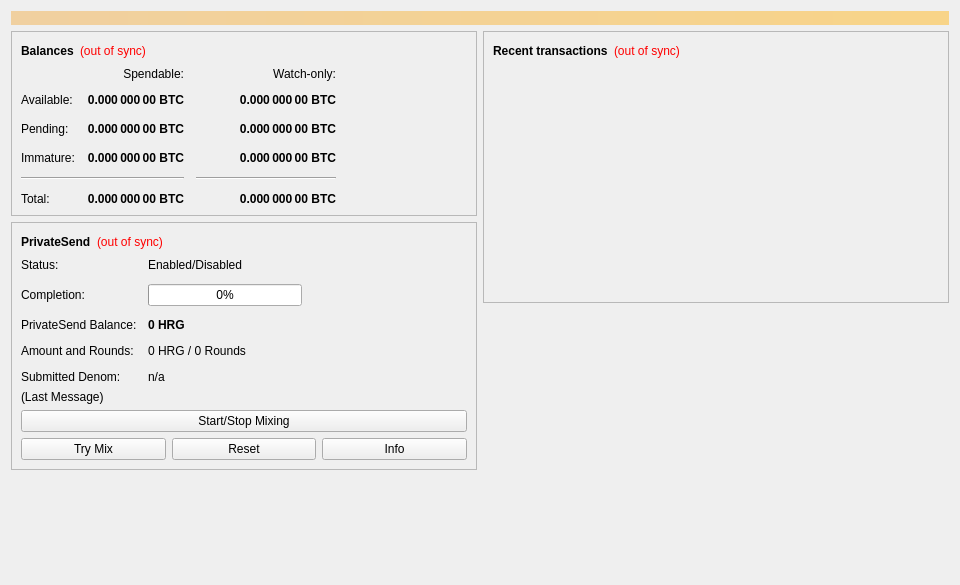
<?xml version="1.0" encoding="UTF-8"?>
<ui version="4.0">
 <class>OverviewPage</class>
 <widget class="QWidget" name="OverviewPage">
  <property name="geometry">
   <rect>
    <x>0</x>
    <y>0</y>
    <width>960</width>
    <height>585</height>
   </rect>
  </property>
  <property name="minimumSize">
   <size>
    <width>960</width>
    <height>0</height>
   </size>
  </property>
  <property name="windowTitle">
   <string>Form</string>
  </property>
  <layout class="QVBoxLayout" name="topLayout">
   <item>
    <widget class="QLabel" name="labelAlerts">
     <property name="visible">
      <bool>false</bool>
     </property>
     <property name="styleSheet">
      <string notr="true">QLabel { background-color: qlineargradient(x1: 0, y1: 0, x2: 1, y2: 0, stop:0 #F0D0A0, stop:1 #F8D488); color:#000000; }</string>
     </property>
     <property name="wordWrap">
      <bool>true</bool>
     </property>
     <property name="margin">
      <number>3</number>
     </property>
     <property name="textInteractionFlags">
      <set>Qt::TextSelectableByMouse</set>
     </property>
    </widget>
   </item>
   <item>
    <layout class="QHBoxLayout" name="horizontalLayout" stretch="1,1">
     <item>
      <layout class="QVBoxLayout" name="verticalLayout_2">
       <item>
        <widget class="QFrame" name="frame">
         <property name="frameShape">
          <enum>QFrame::StyledPanel</enum>
         </property>
         <property name="frameShadow">
          <enum>QFrame::Raised</enum>
         </property>
         <layout class="QVBoxLayout" name="verticalLayout_4">
          <item>
           <layout class="QHBoxLayout" name="horizontalLayout_4">
            <item>
             <widget class="QLabel" name="label_5">
              <property name="font">
               <font>
                <weight>75</weight>
                <bold>true</bold>
               </font>
              </property>
              <property name="text">
               <string>Balances</string>
              </property>
             </widget>
            </item>
            <item>
             <widget class="QLabel" name="labelWalletStatus">
              <property name="toolTip">
               <string>The displayed information may be out of date. Your wallet automatically synchronizes with the HrGold network after a connection is established, but this process has not completed yet.</string>
              </property>
              <property name="styleSheet">
               <string notr="true">QLabel { color: red; }</string>
              </property>
              <property name="text">
               <string notr="true">(out of sync)</string>
              </property>
              <property name="alignment">
               <set>Qt::AlignLeading|Qt::AlignLeft|Qt::AlignVCenter</set>
              </property>
             </widget>
            </item>
            <item>
             <spacer name="horizontalSpacer_3">
              <property name="orientation">
               <enum>Qt::Horizontal</enum>
              </property>
              <property name="sizeHint" stdset="0">
               <size>
                <width>40</width>
                <height>20</height>
               </size>
              </property>
             </spacer>
            </item>
           </layout>
          </item>
          <item>
           <layout class="QGridLayout" name="gridLayout">
            <property name="spacing">
             <number>12</number>
            </property>
            <item row="2" column="2">
             <widget class="QLabel" name="labelWatchPending">
              <property name="font">
               <font>
                <weight>75</weight>
                <bold>true</bold>
               </font>
              </property>
              <property name="cursor">
               <cursorShape>IBeamCursor</cursorShape>
              </property>
              <property name="toolTip">
               <string>Unconfirmed transactions to watch-only addresses</string>
              </property>
              <property name="text">
               <string notr="true">0.000 000 00 BTC</string>
              </property>
              <property name="alignment">
               <set>Qt::AlignRight|Qt::AlignTrailing|Qt::AlignVCenter</set>
              </property>
              <property name="textInteractionFlags">
               <set>Qt::LinksAccessibleByMouse|Qt::TextSelectableByKeyboard|Qt::TextSelectableByMouse</set>
              </property>
             </widget>
            </item>
            <item row="2" column="1">
             <widget class="QLabel" name="labelUnconfirmed">
              <property name="font">
               <font>
                <weight>75</weight>
                <bold>true</bold>
               </font>
              </property>
              <property name="cursor">
               <cursorShape>IBeamCursor</cursorShape>
              </property>
              <property name="toolTip">
               <string>Total of transactions that have yet to be confirmed, and do not yet count toward the spendable balance</string>
              </property>
              <property name="text">
               <string notr="true">0.000 000 00 BTC</string>
              </property>
              <property name="alignment">
               <set>Qt::AlignRight|Qt::AlignTrailing|Qt::AlignVCenter</set>
              </property>
              <property name="textInteractionFlags">
               <set>Qt::LinksAccessibleByMouse|Qt::TextSelectableByKeyboard|Qt::TextSelectableByMouse</set>
              </property>
             </widget>
            </item>
            <item row="3" column="2">
             <widget class="QLabel" name="labelWatchImmature">
              <property name="font">
               <font>
                <weight>75</weight>
                <bold>true</bold>
               </font>
              </property>
              <property name="cursor">
               <cursorShape>IBeamCursor</cursorShape>
              </property>
              <property name="toolTip">
               <string>Mined balance in watch-only addresses that has not yet matured</string>
              </property>
              <property name="text">
               <string notr="true">0.000 000 00 BTC</string>
              </property>
              <property name="alignment">
               <set>Qt::AlignRight|Qt::AlignTrailing|Qt::AlignVCenter</set>
              </property>
              <property name="textInteractionFlags">
               <set>Qt::LinksAccessibleByMouse|Qt::TextSelectableByKeyboard|Qt::TextSelectableByMouse</set>
              </property>
             </widget>
            </item>
            <item row="4" column="0" colspan="2">
             <widget class="Line" name="lineSpendableBalance">
              <property name="orientation">
               <enum>Qt::Horizontal</enum>
              </property>
             </widget>
            </item>
            <item row="4" column="2">
             <widget class="Line" name="lineWatchBalance">
              <property name="sizePolicy">
               <sizepolicy hsizetype="Preferred" vsizetype="Fixed">
                <horstretch>0</horstretch>
                <verstretch>0</verstretch>
               </sizepolicy>
              </property>
              <property name="minimumSize">
               <size>
                <width>140</width>
                <height>0</height>
               </size>
              </property>
              <property name="orientation">
               <enum>Qt::Horizontal</enum>
              </property>
             </widget>
            </item>
            <item row="5" column="0">
             <widget class="QLabel" name="labelTotalText">
              <property name="text">
               <string>Total:</string>
              </property>
             </widget>
            </item>
            <item row="3" column="1">
             <widget class="QLabel" name="labelImmature">
              <property name="font">
               <font>
                <weight>75</weight>
                <bold>true</bold>
               </font>
              </property>
              <property name="cursor">
               <cursorShape>IBeamCursor</cursorShape>
              </property>
              <property name="toolTip">
               <string>Mined balance that has not yet matured</string>
              </property>
              <property name="text">
               <string notr="true">0.000 000 00 BTC</string>
              </property>
              <property name="alignment">
               <set>Qt::AlignRight|Qt::AlignTrailing|Qt::AlignVCenter</set>
              </property>
              <property name="textInteractionFlags">
               <set>Qt::LinksAccessibleByMouse|Qt::TextSelectableByKeyboard|Qt::TextSelectableByMouse</set>
              </property>
             </widget>
            </item>
            <item row="2" column="3">
             <spacer name="horizontalSpacer_2">
              <property name="orientation">
               <enum>Qt::Horizontal</enum>
              </property>
              <property name="sizeHint" stdset="0">
               <size>
                <width>40</width>
                <height>20</height>
               </size>
              </property>
             </spacer>
            </item>
            <item row="3" column="0">
             <widget class="QLabel" name="labelImmatureText">
              <property name="text">
               <string>Immature:</string>
              </property>
             </widget>
            </item>
            <item row="5" column="1">
             <widget class="QLabel" name="labelTotal">
              <property name="font">
               <font>
                <weight>75</weight>
                <bold>true</bold>
               </font>
              </property>
              <property name="cursor">
               <cursorShape>IBeamCursor</cursorShape>
              </property>
              <property name="toolTip">
               <string>Your current total balance</string>
              </property>
              <property name="text">
               <string notr="true">0.000 000 00 BTC</string>
              </property>
              <property name="alignment">
               <set>Qt::AlignRight|Qt::AlignTrailing|Qt::AlignVCenter</set>
              </property>
              <property name="textInteractionFlags">
               <set>Qt::LinksAccessibleByMouse|Qt::TextSelectableByKeyboard|Qt::TextSelectableByMouse</set>
              </property>
             </widget>
            </item>
            <item row="5" column="2">
             <widget class="QLabel" name="labelWatchTotal">
              <property name="font">
               <font>
                <weight>75</weight>
                <bold>true</bold>
               </font>
              </property>
              <property name="cursor">
               <cursorShape>IBeamCursor</cursorShape>
              </property>
              <property name="toolTip">
               <string>Current total balance in watch-only addresses</string>
              </property>
              <property name="text">
               <string notr="true">0.000 000 00 BTC</string>
              </property>
              <property name="alignment">
               <set>Qt::AlignRight|Qt::AlignTrailing|Qt::AlignVCenter</set>
              </property>
              <property name="textInteractionFlags">
               <set>Qt::LinksAccessibleByMouse|Qt::TextSelectableByKeyboard|Qt::TextSelectableByMouse</set>
              </property>
             </widget>
            </item>
            <item row="0" column="2">
             <widget class="QLabel" name="labelWatchonly">
              <property name="text">
               <string>Watch-only:</string>
              </property>
              <property name="alignment">
               <set>Qt::AlignRight|Qt::AlignTrailing|Qt::AlignVCenter</set>
              </property>
             </widget>
            </item>
            <item row="1" column="0">
             <widget class="QLabel" name="labelBalanceText">
              <property name="text">
               <string>Available:</string>
              </property>
             </widget>
            </item>
            <item row="1" column="1">
             <widget class="QLabel" name="labelBalance">
              <property name="font">
               <font>
                <weight>75</weight>
                <bold>true</bold>
               </font>
              </property>
              <property name="cursor">
               <cursorShape>IBeamCursor</cursorShape>
              </property>
              <property name="toolTip">
               <string>Your current spendable balance</string>
              </property>
              <property name="text">
               <string notr="true">0.000 000 00 BTC</string>
              </property>
              <property name="alignment">
               <set>Qt::AlignRight|Qt::AlignTrailing|Qt::AlignVCenter</set>
              </property>
              <property name="textInteractionFlags">
               <set>Qt::LinksAccessibleByMouse|Qt::TextSelectableByKeyboard|Qt::TextSelectableByMouse</set>
              </property>
             </widget>
            </item>
            <item row="1" column="2">
             <widget class="QLabel" name="labelWatchAvailable">
              <property name="font">
               <font>
                <weight>75</weight>
                <bold>true</bold>
               </font>
              </property>
              <property name="cursor">
               <cursorShape>IBeamCursor</cursorShape>
              </property>
              <property name="toolTip">
               <string>Your current balance in watch-only addresses</string>
              </property>
              <property name="text">
               <string notr="true">0.000 000 00 BTC</string>
              </property>
              <property name="alignment">
               <set>Qt::AlignRight|Qt::AlignTrailing|Qt::AlignVCenter</set>
              </property>
              <property name="textInteractionFlags">
               <set>Qt::LinksAccessibleByMouse|Qt::TextSelectableByKeyboard|Qt::TextSelectableByMouse</set>
              </property>
             </widget>
            </item>
            <item row="2" column="0">
             <widget class="QLabel" name="labelPendingText">
              <property name="text">
               <string>Pending:</string>
              </property>
             </widget>
            </item>
            <item row="0" column="1">
             <widget class="QLabel" name="labelSpendable">
              <property name="text">
               <string>Spendable:</string>
              </property>
              <property name="alignment">
               <set>Qt::AlignRight|Qt::AlignTrailing|Qt::AlignVCenter</set>
              </property>
             </widget>
            </item>
           </layout>
          </item>
         </layout>
        </widget>
       </item>
       <item>
        <widget class="QFrame" name="framePrivateSend">
         <property name="layoutDirection">
          <enum>Qt::LeftToRight</enum>
         </property>
         <property name="frameShape">
          <enum>QFrame::StyledPanel</enum>
         </property>
         <property name="frameShadow">
          <enum>QFrame::Raised</enum>
         </property>
         <layout class="QVBoxLayout" name="VerticalLayout_PS1">
          <item>
           <layout class="QHBoxLayout" name="horizontalLayout_5">
            <item>
             <widget class="QLabel" name="labelPrivateSendHeader">
              <property name="font">
               <font>
                <weight>75</weight>
                <bold>true</bold>
               </font>
              </property>
              <property name="text">
               <string>PrivateSend</string>
              </property>
             </widget>
            </item>
            <item>
             <widget class="QLabel" name="labelPrivateSendSyncStatus">
              <property name="toolTip">
               <string>The displayed information may be out of date. Your wallet automatically synchronizes with the HrGold network after a connection is established, but this process has not completed yet.</string>
              </property>
              <property name="styleSheet">
               <string notr="true">QLabel { color: red; }</string>
              </property>
              <property name="text">
               <string notr="true">(out of sync)</string>
              </property>
              <property name="alignment">
               <set>Qt::AlignLeading|Qt::AlignLeft|Qt::AlignVCenter</set>
              </property>
             </widget>
            </item>
            <item>
             <spacer name="horizontalSpacer_4">
              <property name="orientation">
               <enum>Qt::Horizontal</enum>
              </property>
              <property name="sizeHint" stdset="0">
               <size>
                <width>40</width>
                <height>20</height>
               </size>
              </property>
             </spacer>
            </item>
           </layout>
          </item>
          <item>
           <layout class="QFormLayout" name="privateSendFormLayout">
            <property name="fieldGrowthPolicy">
             <enum>QFormLayout::AllNonFixedFieldsGrow</enum>
            </property>
            <property name="horizontalSpacing">
             <number>11</number>
            </property>
            <property name="verticalSpacing">
             <number>12</number>
            </property>
            <item row="0" column="0">
             <widget class="QLabel" name="labelPrivateSendEnabledText">
              <property name="text">
               <string>Status:</string>
              </property>
             </widget>
            </item>
            <item row="0" column="1">
             <widget class="QLabel" name="labelPrivateSendEnabled">
              <property name="text">
               <string>Enabled/Disabled</string>
              </property>
             </widget>
            </item>
            <item row="1" column="0">
             <widget class="QLabel" name="labelCompletitionText">
              <property name="text">
               <string>Completion:</string>
              </property>
             </widget>
            </item>
            <item row="1" column="1">
             <widget class="QProgressBar" name="privateSendProgress">
              <property name="maximumSize">
               <size>
                <width>154</width>
                <height>16777215</height>
               </size>
              </property>
              <property name="value">
               <number>0</number>
              </property>
             </widget>
            </item>
            <item row="2" column="0">
             <widget class="QLabel" name="labelAnonymizedText">
              <property name="text">
               <string>PrivateSend Balance:</string>
              </property>
             </widget>
            </item>
            <item row="2" column="1">
             <widget class="QLabel" name="labelAnonymized">
              <property name="font">
               <font>
                <weight>75</weight>
                <bold>true</bold>
               </font>
              </property>
              <property name="text">
               <string notr="true">0 HRG</string>
              </property>
             </widget>
            </item>
            <item row="3" column="0">
             <widget class="QLabel" name="labelAmountAndRoundsText">
              <property name="text">
               <string>Amount and Rounds:</string>
              </property>
             </widget>
            </item>
            <item row="3" column="1">
             <widget class="QLabel" name="labelAmountRounds">
              <property name="text">
               <string>0 HRG / 0 Rounds</string>
              </property>
             </widget>
            </item>
            <item row="4" column="0">
             <widget class="QLabel" name="labelSubmittedDenomText">
              <property name="text">
               <string>Submitted Denom:</string>
              </property>
             </widget>
            </item>
            <item row="4" column="1">
             <widget class="QLabel" name="labelSubmittedDenom">
              <property name="toolTip">
               <string>The denominations you submitted to the Masternode.&lt;br&gt;To mix, other users must submit the exact same denominations.</string>
              </property>
              <property name="text">
               <string>n/a</string>
              </property>
             </widget>
            </item>
           </layout>
          </item>
          <item>
           <layout class="QVBoxLayout" name="VerticalLayout_PS">
            <item>
             <widget class="QLabel" name="labelPrivateSendLastMessage">
              <property name="text">
               <string>(Last Message)</string>
              </property>
              <property name="alignment">
               <set>Qt::AlignLeading|Qt::AlignLeft|Qt::AlignTop</set>
              </property>
              <property name="wordWrap">
               <bool>true</bool>
              </property>
             </widget>
            </item>
            <item>
             <widget class="QPushButton" name="togglePrivateSend">
              <property name="sizePolicy">
               <sizepolicy hsizetype="MinimumExpanding" vsizetype="Fixed">
                <horstretch>0</horstretch>
                <verstretch>0</verstretch>
               </sizepolicy>
              </property>
              <property name="text">
               <string>Start/Stop Mixing</string>
              </property>
             </widget>
            </item>
            <item>
             <layout class="QHBoxLayout" name="horizontalLayout_debugbuttons">
              <item>
               <widget class="QPushButton" name="privateSendAuto">
                <property name="sizePolicy">
                 <sizepolicy hsizetype="MinimumExpanding" vsizetype="Fixed">
                  <horstretch>0</horstretch>
                  <verstretch>0</verstretch>
                 </sizepolicy>
                </property>
                <property name="toolTip">
                 <string>Try to manually submit a PrivateSend request.</string>
                </property>
                <property name="text">
                 <string>Try Mix</string>
                </property>
               </widget>
              </item>
              <item>
               <widget class="QPushButton" name="privateSendReset">
                <property name="sizePolicy">
                 <sizepolicy hsizetype="MinimumExpanding" vsizetype="Fixed">
                  <horstretch>0</horstretch>
                  <verstretch>0</verstretch>
                 </sizepolicy>
                </property>
                <property name="toolTip">
                 <string>Reset the current status of PrivateSend (can interrupt PrivateSend if it's in the process of Mixing, which can cost you money!)</string>
                </property>
                <property name="autoFillBackground">
                 <bool>false</bool>
                </property>
                <property name="text">
                 <string>Reset</string>
                </property>
               </widget>
              </item>
              <item>
               <widget class="QPushButton" name="privateSendInfo">
                <property name="sizePolicy">
                 <sizepolicy hsizetype="MinimumExpanding" vsizetype="Fixed">
                  <horstretch>0</horstretch>
                  <verstretch>0</verstretch>
                 </sizepolicy>
                </property>
                <property name="toolTip">
                 <string>Information about PrivateSend and Mixing</string>
                </property>
                <property name="text">
                 <string>Info</string>
                </property>
               </widget>
              </item>
             </layout>
            </item>
           </layout>
          </item>
         </layout>
        </widget>
       </item>
       <item>
        <spacer name="verticalSpacer">
         <property name="orientation">
          <enum>Qt::Vertical</enum>
         </property>
         <property name="sizeHint" stdset="0">
          <size>
           <width>20</width>
           <height>40</height>
          </size>
         </property>
        </spacer>
       </item>
      </layout>
     </item>
     <item>
      <layout class="QVBoxLayout" name="verticalLayout_3">
       <item>
        <widget class="QFrame" name="frame_2">
         <property name="frameShape">
          <enum>QFrame::StyledPanel</enum>
         </property>
         <property name="frameShadow">
          <enum>QFrame::Raised</enum>
         </property>
         <layout class="QVBoxLayout" name="verticalLayout">
          <item>
           <layout class="QHBoxLayout" name="horizontalLayout_2">
            <item>
             <widget class="QLabel" name="label_4">
              <property name="font">
               <font>
                <weight>75</weight>
                <bold>true</bold>
               </font>
              </property>
              <property name="text">
               <string>Recent transactions</string>
              </property>
             </widget>
            </item>
            <item>
             <widget class="QLabel" name="labelTransactionsStatus">
              <property name="toolTip">
               <string>The displayed information may be out of date. Your wallet automatically synchronizes with the HrGold network after a connection is established, but this process has not completed yet.</string>
              </property>
              <property name="styleSheet">
               <string notr="true">QLabel { color: red; }</string>
              </property>
              <property name="text">
               <string notr="true">(out of sync)</string>
              </property>
              <property name="alignment">
               <set>Qt::AlignLeading|Qt::AlignLeft|Qt::AlignVCenter</set>
              </property>
             </widget>
            </item>
            <item>
             <spacer name="horizontalSpacer">
              <property name="orientation">
               <enum>Qt::Horizontal</enum>
              </property>
              <property name="sizeHint" stdset="0">
               <size>
                <width>40</width>
                <height>20</height>
               </size>
              </property>
             </spacer>
            </item>
           </layout>
          </item>
          <item>
           <widget class="QListView" name="listTransactions">
            <property name="styleSheet">
             <string notr="true">QListView { background: transparent; }</string>
            </property>
            <property name="frameShape">
             <enum>QFrame::NoFrame</enum>
            </property>
            <property name="verticalScrollBarPolicy">
             <enum>Qt::ScrollBarAlwaysOff</enum>
            </property>
            <property name="horizontalScrollBarPolicy">
             <enum>Qt::ScrollBarAlwaysOff</enum>
            </property>
            <property name="selectionMode">
             <enum>QAbstractItemView::NoSelection</enum>
            </property>
           </widget>
          </item>
         </layout>
        </widget>
       </item>
       <item>
        <spacer name="verticalSpacer_2">
         <property name="orientation">
          <enum>Qt::Vertical</enum>
         </property>
         <property name="sizeHint" stdset="0">
          <size>
           <width>20</width>
           <height>40</height>
          </size>
         </property>
        </spacer>
       </item>
      </layout>
     </item>
    </layout>
   </item>
  </layout>
 </widget>
 <resources/>
 <connections/>
</ui>
